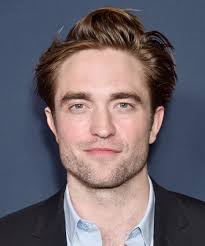
#> input picture FaceDetection/face.jpg, 205 x 246 px
$ python face_detect.py
#> lines starting #> are read from the running program, lines starting #| are printed output that depends on the picture
import cv2 as cv

img = cv.imread("face.jpg")
#> img is the input picture: shape (246, 205, 3); mean B, G, R 107, 100, 109.4
cv.imshow("Person", img)
gray = cv.cvtColor(img, cv.COLOR_BGR2GRAY)
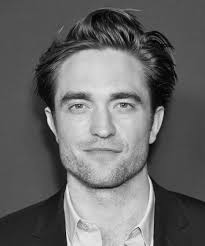
#> gray: shape (246, 205); min 1, max 245, mean 103.6
cv.imshow("Gray", gray)

haar_cascade = cv.CascadeClassifier(cv.data.haarcascades + 'haarcascade_frontalface_default.xml')

faces_rect = haar_cascade.detectMultiScale(gray, scaleFactor = 1.1, minNeighbors = 3)
#> faces_rect = [[40, 57, 124, 124]]
#> (the run stopped early here; a loop or call above may not have finished)
